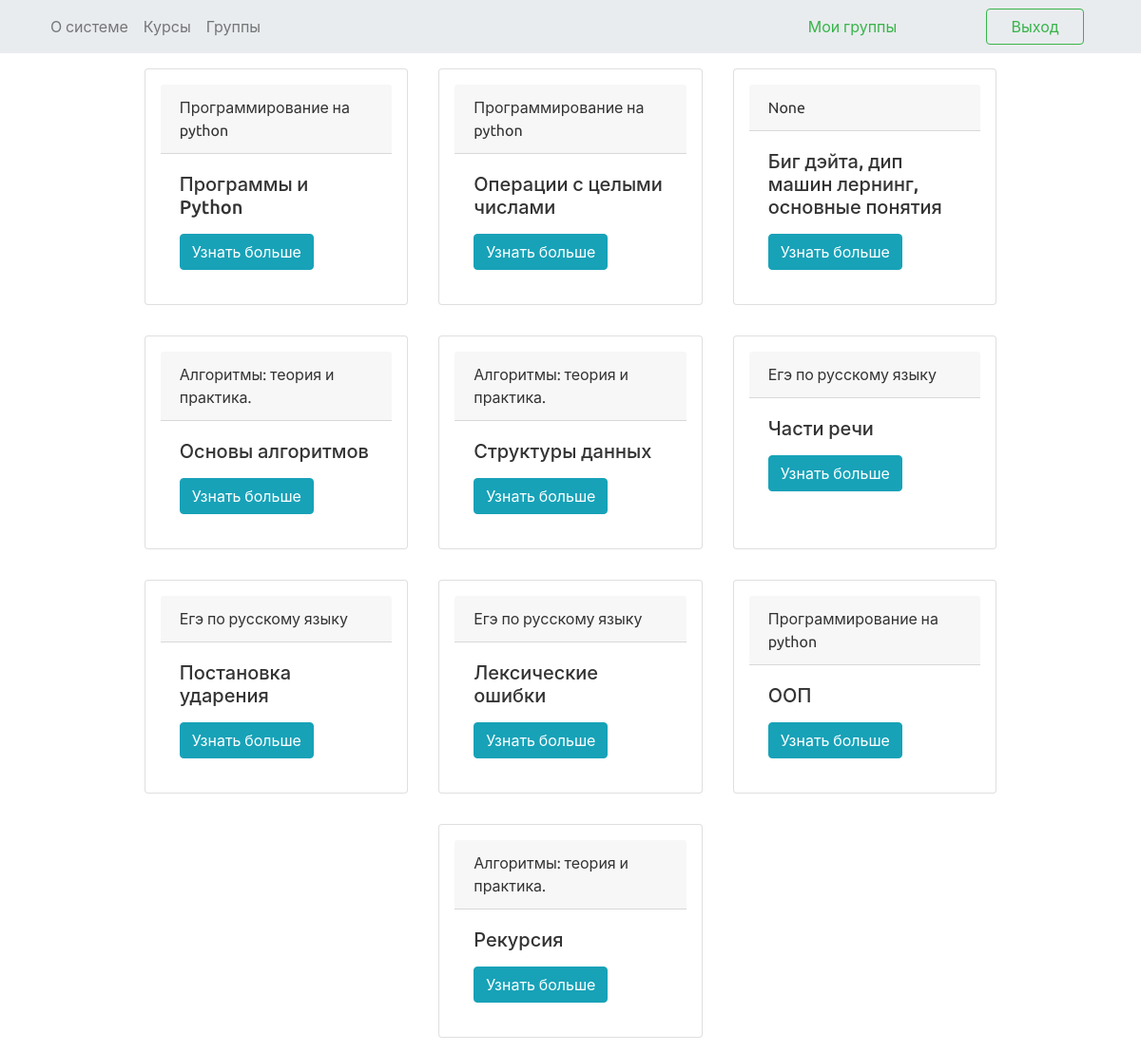
/lessons/ (signed in), run on the app's committed database.
### learn_app/models.py (models this page shows, shortened)
class Lesson(models.Model):
    number = models.IntegerField(verbose_name='Номер урока')
    theme = models.CharField(max_length=50, verbose_name='Тема урока')
    course = models.ForeignKey(Course, null=True, on_delete=models.SET_NULL, verbose_name='Курс')
    def get_absolute_url(self):
        return reverse('lesson_detail_url', kwargs={'id': self.id})

class Course(models.Model):
    name = models.CharField(max_length=50,verbose_name='Название курса')
    description = models.CharField(max_length=400, verbose_name='Описание курса')
    def __str__(self):
        return self.name

### learn_app/views.py (the view)
# urls.py: path('lessons/', view.lessons_list, name='lessons'),
@login_required
def lessons_list(request):
    lessons = Lesson.objects.all()
    return render(request, 'lessons_list.html', context={'lessons': lessons})

### templates/lessons_list.html (shortened to what this page needs)
{% extends 'base.html' %}
{% block content %}
    {% load static %}
    <link rel="stylesheet" type="text/css" href="{% static 'index.css' %}">
    <div class="container">
        <div class="row d-flex justify-content-center">
            {% for lesson in lessons %}
                <div class="card col-lg-3 p-3 m-3">
                    <div class="card-header">
                        {{ lesson.course | capfirst}}
                    </div>
                    <div class="card-body">
                        <h5 class="card-title">{{ lesson.theme | capfirst }}</h5>
                        <a href="{{ lesson.get_absolute_url }}" class="btn btn-info"> Узнать больше </a>
                    </div>
                </div>
            {% endfor %}
        </div>
    </div>
{% endblock %}

### easy_learn/static/index.css (style rules this page uses)
* { padding: 0px; margin: 0px; }

### data on the page
Lesson: course "Программирование на python", theme "Программы и Python"
Lesson: course "Программирование на python", theme "Операции с целыми числами"
Lesson: course "None", theme "Биг дэйта, дип машин лернинг, основные понятия"
Lesson: course "Алгоритмы: теория и практика.", theme "Основы алгоритмов"
Lesson: course "Алгоритмы: теория и практика.", theme "Структуры данных"
Lesson: course "Егэ по русскому языку", theme "Части речи"
Lesson: course "Егэ по русскому языку", theme "Постановка ударения"
Lesson: course "Егэ по русскому языку", theme "Лексические ошибки"
Lesson: course "Программирование на python", theme "ООП"
Lesson: course "Алгоритмы: теория и практика.", theme "Рекурсия"
